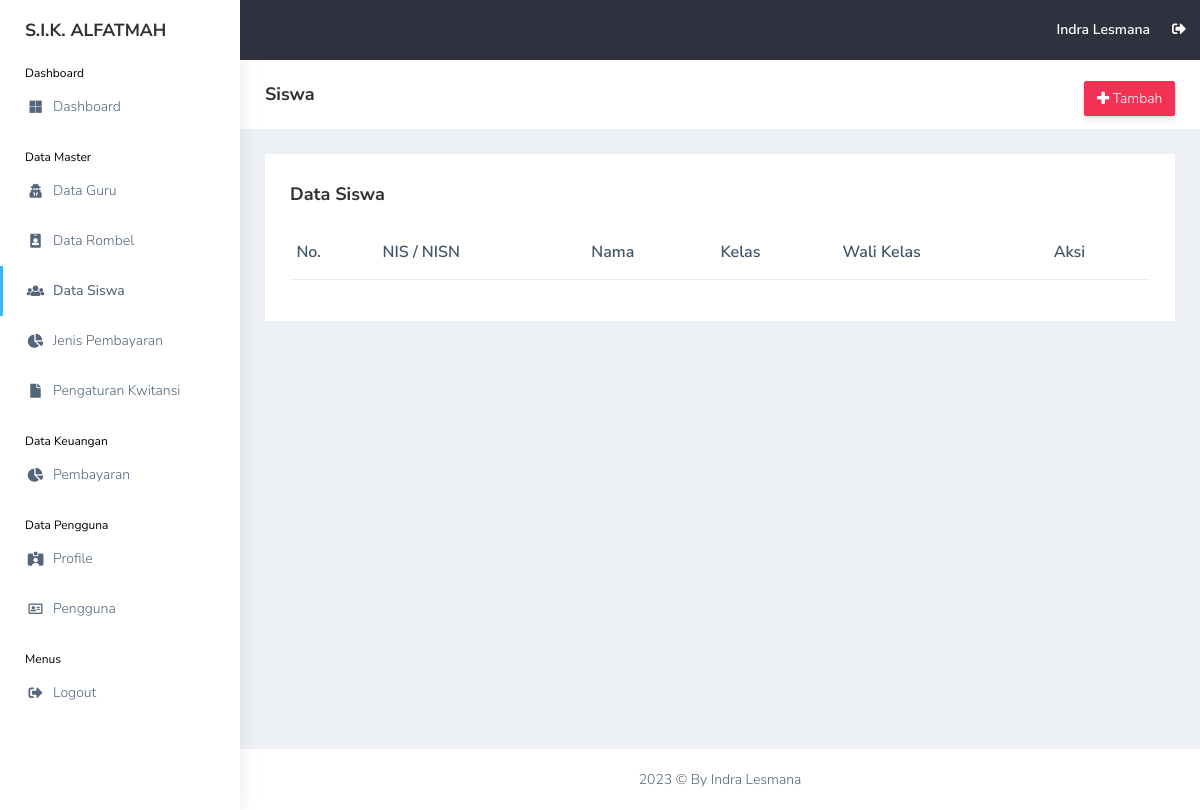
Page /view_master/siswa.php (signed in) on the earlier database version.
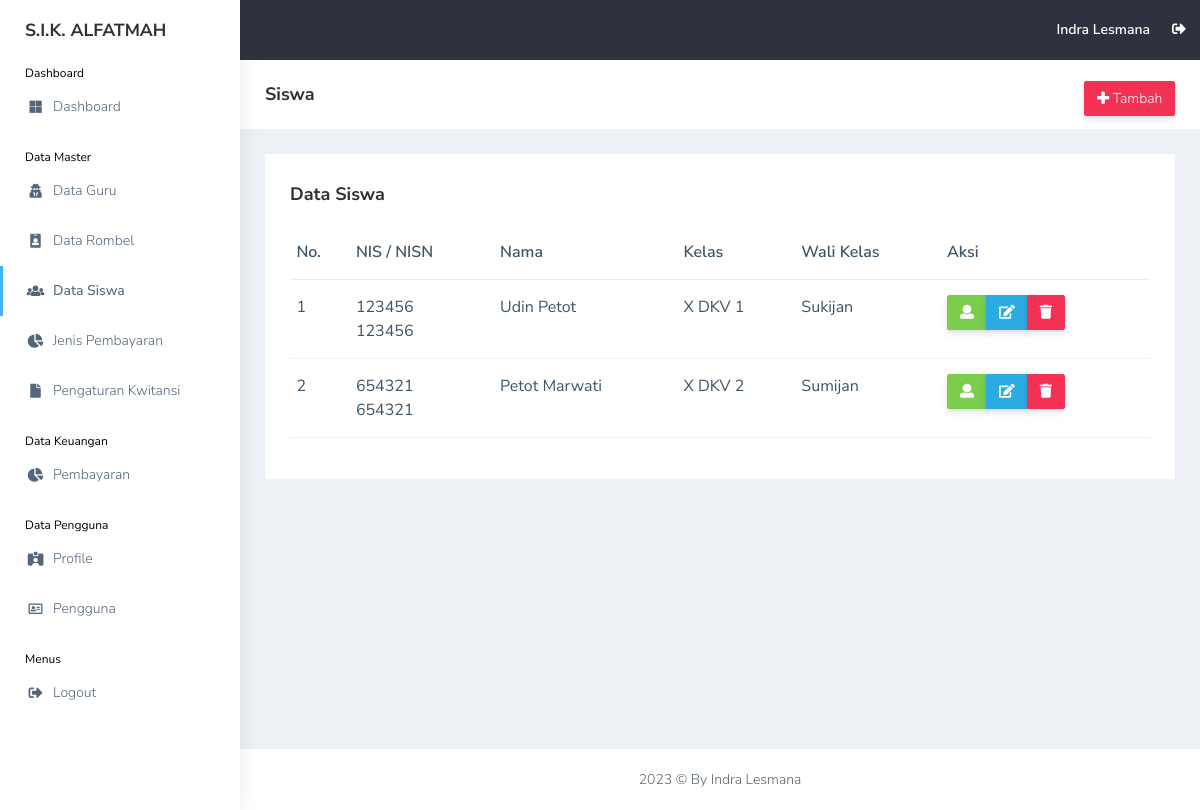
Same page on the later database version.
### tables this page shows
CREATE TABLE `users` (
  `id_user` int(11) NOT NULL,
  `nama` varchar(255) NOT NULL,
  `username` varchar(255) NOT NULL,
  `email` varchar(255) NOT NULL,
  `password` varchar(255) NOT NULL,
  `image` varchar(255) NOT NULL,
  `role_id` int(11) NOT NULL,
  `date_created` date NOT NULL,
  `is_active` int(11) NOT NULL
);

CREATE TABLE `siswa` (
  `id_siswa` int(11) NOT NULL,
  `nis` int(11) NOT NULL,
  `nisn` int(11) NOT NULL,
  `nama_siswa` varchar(255) NOT NULL,
  `id_rombel` int(11) NOT NULL,
  `jk` varchar(20) NOT NULL,
  `alamat` text NOT NULL,
  `phone` varchar(20) NOT NULL,
  `username` varchar(255) NOT NULL,
  `password` varchar(255) NOT NULL,
  `gambar` varchar(255) NOT NULL,
  `date_created` date NOT NULL,
  `is_active` int(11) NOT NULL
);

CREATE TABLE `rombel` (
  `id_rombel` int(11) NOT NULL,
  `rombel` varchar(255) NOT NULL,
  `id_guru` int(11) NOT NULL
);

CREATE TABLE `guru` (
  `id_guru` int(11) NOT NULL,
  `nama_guru` varchar(255) NOT NULL,
  `mapel` varchar(255) NOT NULL,
  `date_created` date NOT NULL,
  `is_active` int(11) NOT NULL
);

### functions.php (called while the page is built, shortened)
<?php
$conn = mysqli_connect("localhost", "root", "", "db_sika");
function query($query)
{
    global $conn;
    $result = mysqli_query($conn, $query);
    $rows = [];
    while ($row = mysqli_fetch_assoc($result)) {
        $rows[] = $row;
    }
    return $rows;
}

### view_master/siswa.php (the view, shortened to what this page needs)
<?php
include "../templates/header.php";
$siswa = query(
    "SELECT * FROM siswa
    INNER JOIN rombel ON rombel.id_rombel = siswa.id_rombel
    INNER JOIN guru ON guru.id_guru = rombel.id_guru"
);
?>
<div class="page-breadcrumb bg-white">
    <div class="row align-items-center">
        <div class="col-lg-3 col-md-4 col-sm-4 col-xs-12">
            <h4 class="page-title">Siswa</h4>
        </div>
        <div class="col-lg-9 col-sm-8 col-md-8 col-xs-12">
            <div class="d-md-flex">
                <ol class="breadcrumb ms-auto">
                    <li><a href="siswa_add.php"
                            class="btn btn-danger  d-none d-md-block pull-right ms-3 hidden-xs hidden-sm waves-effect waves-light text-white"><i
                                class="fas fa-plus"></i> Tambah</a>
                    </li>
                </ol>
            </div>
        </div>
    </div>
</div>
<div class="container-fluid">
    <div class="row">
        <div class="col-md-12 col-lg-12 col-sm-12">
            <div class="white-box">
                <div class="d-md-flex mb-3">
                    <h3 class="box-title mb-0">Data Siswa</h3>
                </div>
                <div class="table-responsive">
                    <table class="table no-wrap">
                        <thead>
                            <tr>
                                <th class="border-top-0">No.</th>
                                <th class="border-top-0">NIS / NISN</th>
                                <th class="border-top-0">Nama</th>
                                <th class="border-top-0">Kelas</th>
                                <th class="border-top-0">Wali Kelas</th>
                                <th class="border-top-0">Aksi</th>
                            </tr>
                        </thead>
                        <tbody>
                            <?php $i = 1; ?>
                            <?php foreach ($siswa as $s): ?>
                                <tr>
                                    <td>
                                        <?= $i; ?>
                                    </td>
                                    <td class="txt-oflo">
                                        <?= $s["nis"]; ?> <br>
                                        <?= $s["nisn"]; ?>
                                    </td>
                                    <td>
                                        <?= $s["nama_siswa"]; ?>
                                    </td>
                                    <td>
                                        <?= $s["rombel"]; ?>
                                    </td>
                                    <td class="txt-oflo">
                                        <?= $s["nama_guru"]; ?>
                                    </td>
                                    <td>
                                        <div class="btn-group btn-group-toggle" data-toggle="buttons">
                                            <a href="siswa_detail.php?id_siswa=<?= $s["id_siswa"] ?>"
                                                class="btn btn-success text-white"><i class="fas fa-user"></i></a>
                                            <a href="siswa_edit.php?id_siswa=<?= $s["id_siswa"] ?>"
                                                class="btn btn-info text-white"><i class="fas fa-edit"></i></a>
                                            <a href="siswa_delete.php?id_siswa=<?= $s["id_siswa"] ?>"
                                                class="btn btn-danger text-white"
                                                onclick="return confirm('Yakin ingin menghapus <?= $s['nama_siswa']; ?>?');"><i
                                                    class="fas fa-trash"></i></a>
                                        </div>
                                    </td>
                                </tr>
                                <?php $i++; ?>
                            <?php endforeach; ?>
                        </tbody>
                    </table>
                </div>
            </div>
        </div>
    </div>
</div>
<?php
include "../templates/footer.php";
?>

### templates/header.php (shortened to what this page needs)
<?php
require "../functions.php";
$id = $_SESSION['id'];
$user = query(
    "SELECT * FROM users
    INNER JOIN users_role ON users.role_id = users_role.id_role
    WHERE id_user = $id"
)[0];
?>
<!DOCTYPE html>
<html dir="ltr" lang="en">
<head>
    <link href="../assets/plugins/bower_components/chartist/dist/chartist.min.css" rel="stylesheet">
    <link rel="stylesheet"
        href="../assets/plugins/bower_components/chartist-plugin-tooltips/dist/chartist-plugin-tooltip.css">
    <link href="../assets/css/style.min.css" rel="stylesheet">
</head>
<body>
    <div id="main-wrapper" data-layout="vertical" data-navbarbg="skin5" data-sidebartype="full"
        data-sidebar-position="absolute" data-header-position="absolute" data-boxed-layout="full">
        <?php
        include "../templates/topbar.php";
        include "../templates/sidebar.php";
        ?>
        <div class="page-wrapper">

### templates/topbar.php (shortened to what this page needs)
<header class="topbar" data-navbarbg="skin5">
    <nav class="navbar top-navbar navbar-expand-md navbar-dark">
        <div class="navbar-header" data-logobg="skin6">
            <a class="navbar-brand" href="#">
                <b class="logo-text text-dark">
                    S.I.K. ALFATMAH
                </b>
            </a>
        </div>
        <div class="navbar-collapse collapse" id="navbarSupportedContent" data-navbarbg="skin5">
            <ul class="navbar-nav ms-auto d-flex align-items-center">
                <li>
                    <a class="profile-pic" href="../view_pengguna/profile.php"><span class="text-white font-medium">
                            <?= $user["nama"]; ?>
                        </span></a>
                </li>
                <li><a href="../logout.php" class="mr-5 profile-pic"><i class="fas fa-sign-out-alt"
                            onclick="return confirm('Yakin ingin keluar dari aplikasi?');"></i></a></li>
            </ul>
        </div>
    </nav>
</header>

### templates/sidebar.php
<aside class="left-sidebar" data-sidebarbg="skin6">
    <div class="scroll-sidebar">
        <nav class="sidebar-nav">
            <ul id="sidebarnav">
                <li class="sidebar-header d-none d-lg-block">Dashboard</li>
                <li class="sidebar-item">
                    <a class="sidebar-link waves-effect waves-dark sidebar-link" href="../view_admin/dashboard.php"
                        aria-expanded="false">
                        <i class="fab fa-microsoft" aria-hidden="true"></i>
                        <span class="hide-menu">Dashboard</span>
                    </a>
                </li>
                <li class="sidebar-header d-none d-lg-block mt-3">Data Master</li>
                <li class="sidebar-item">
                    <a class="sidebar-link waves-effect waves-dark sidebar-link" href="../view_master/guru.php"
                        aria-expanded="false">
                        <i class="fas fa-user-secret" aria-hidden="true"></i>
                        <span class="hide-menu">Data Guru</span>
                    </a>
                </li>
                <li class="sidebar-item">
                    <a class="sidebar-link waves-effect waves-dark sidebar-link" href="../view_master/rombel.php"
                        aria-expanded="false">
                        <i class=" fas fa-id-badge" aria-hidden="true"></i>
                        <span class="hide-menu">Data Rombel</span>
                    </a>
                </li>
                <li class="sidebar-item">
                    <a class="sidebar-link waves-effect waves-dark sidebar-link" href="../view_master/siswa.php"
                        aria-expanded="false">
                        <i class="fas fa-users" aria-hidden="true"></i>
                        <span class="hide-menu">Data Siswa</span>
                    </a>
                </li>
                <li class="sidebar-item">
                    <a class="sidebar-link waves-effect waves-dark sidebar-link" href="../view_master/pembayaran.php"
                        aria-expanded="false">
                        <i class="fas fa-chart-pie" aria-hidden="true"></i>
                        <span class="hide-menu">Jenis Pembayaran</span>
                    </a>
                </li>
                <li class="sidebar-item">
                    <a class="sidebar-link waves-effect waves-dark sidebar-link" href="../view_master/kwitansi.php"
                        aria-expanded="false">
                        <i class="fas fa-file" aria-hidden="true"></i>
                        <span class="hide-menu">Pengaturan Kwitansi</span>
                    </a>
                </li>
                <li class="sidebar-header d-none d-lg-block mt-3">Data Keuangan</li>
                <li class="sidebar-item">
                    <a class="sidebar-link waves-effect waves-dark sidebar-link" href="../view_bendahara/pembayaran.php"
                        aria-expanded="false">
                        <i class="fas fa-chart-pie" aria-hidden="true"></i>
                        <span class="hide-menu">Pembayaran</span>
                    </a>
                </li>
                <li class="sidebar-header d-none d-lg-block mt-3">Data Pengguna</li>
                <li class="sidebar-item">
                    <a class="sidebar-link waves-effect waves-dark sidebar-link" href="../view_pengguna/profile.php"
                        aria-expanded="false">
                        <i class="fas fa-id-card-alt" aria-hidden="true"></i>
                        <span class="hide-menu">Profile</span>
                    </a>
                </li>
                <li class="sidebar-item">
                    <a class="sidebar-link waves-effect waves-dark sidebar-link" href="../view_pengguna/pengguna.php"
                        aria-expanded="false">
                        <i class="far fa-address-card" aria-hidden="true"></i>
                        <span class="hide-menu">Pengguna</span>
                    </a>
                </li>
                <li class="sidebar-header d-none d-lg-block mt-3">Menus</li>
                <li class="sidebar-item">
                    <a class="sidebar-link waves-effect waves-dark sidebar-link" href="../logout.php"
                        aria-expanded="false" onclick="return confirm('Yakin ingin keluar dari aplikasi?');">
                        <i class="fas fa-sign-out-alt" aria-hidden="true"></i>
                        <span class="hide-menu">Logout</span>
                    </a>
                </li>
            </ul>
        </nav>
    </div>
</aside>

### templates/footer.php (shortened to what this page needs)
<footer class="footer text-center">
    <?= date("Y"); ?> © By Indra Lesmana
</footer>
</div>
</div>
</body>
</html>

### templates/header.php (style rules this page uses)
.sidebar-header { width: 100%; position: relative; padding-left: 25px; color: #000; font-size: 12px; }

Differences in the rows shown:
added siswa: nis "123456", nisn "123456", nama_siswa "Udin Petot", id_rombel.rombel "X DKV 1", guru.nama_guru "Sukijan"
added siswa: nis "654321", nisn "654321", nama_siswa "Petot Marwati", id_rombel.rombel "X DKV 2", guru.nama_guru "Sumijan"
